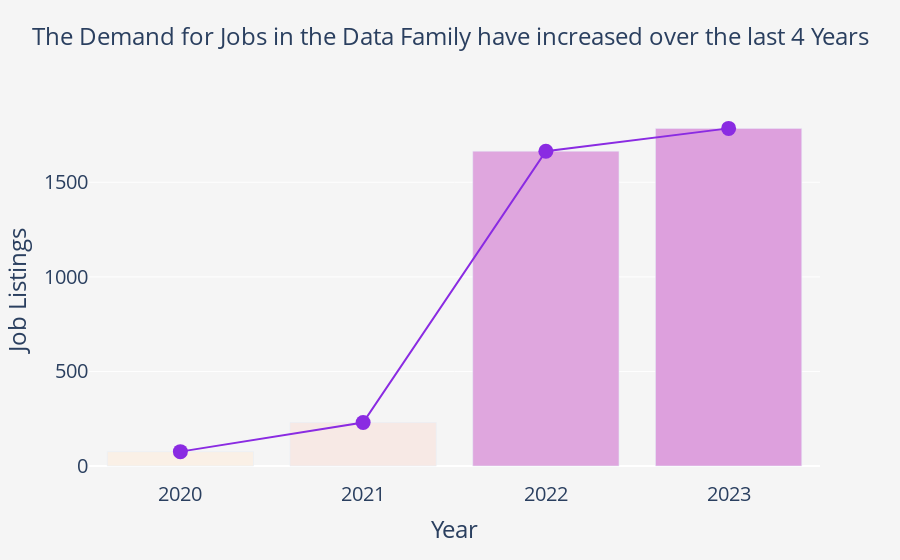

Notebook source saved alongside this figure:
### Markdown cell above
# Growth of Data Jobs Over the Years

This graph visualizes the trends of salaries from 2020 to 2023 which are the years available in the Dataset. 

### Decision Made on the Graph

The title gives the message that i want to communicate.

I chose eto make a line graph to tell that it is a continuous variable that goes over time, in addition it is easy to appreciate the Ups and Downs.

**Thinking Like a Designer**

Even though I know the bars are a redundancy because what I want to explain can be told just by the line, I think that for this graph can be used as a visual aid as well to make a simple thing more obvious. I added the Bar Graphs on the background with a gradient of the same color, starting from color 'Linen' for low values and color 'Plum' for higher values

### Code cell
jobcounts_years = job_listings_per_year = df['work_year'].value_counts().sort_index()

#Colorscale for the bars 
colorscale = [
    [0, 'linen'], 
    [1, 'plum']    
]

fig1 = go.Figure(go.Scatter(
    x=jobcounts_years.index,
    y=jobcounts_years.values,
    mode='lines+markers',
    line=dict(color='blueviolet'),
    marker=dict(symbol='circle',
                size=15,
                color='blueviolet'),
))
# Asked ChatGPT to trace the Bars and make use of the colorscale to change color depending on the value
fig1.add_trace(go.Bar(
    name='bargraph',
    x=jobcounts_years.index,
    y=jobcounts_years.values,
    marker=dict(
        color=jobcounts_years.values,  # Use the values as color data
        colorscale=colorscale,         # Set the color scale
        showscale=False                # Show the color scale legend
    ),  #
))

# Asked Chat GPT to turn the background and Transparent
fig1.update_layout(
    title={
        'text': 'The Demand for Jobs in the Data Family have increased over the last 4 Years',
        'x': 0.5,  # Set the x position to center
        'y': 0.95,  # Adjust the y position if needed
        'xanchor': 'center',
        'yanchor': 'top',
        'font': {'size': 24}  # Increase the title font size
    },
    xaxis_title='Year',
    yaxis_title='Job Listings',
    plot_bgcolor='whitesmoke',  
    paper_bgcolor='whitesmoke',
    xaxis=dict(
        tickfont=dict(size=20),
        title=dict(text='Year', font=dict(size=24))
        ),
    yaxis=dict(
        tickfont=dict(size=20),
        title=dict(text='Job Listings', font=dict(size=24))
        ),
    showlegend=False
)

fig1.show()

### Figure 1 — Plotly figure (JSON) as saved in the notebook; plotly's stock layout.template omitted (floating-point values rounded to 4 significant figures)
{"data": [{"line": {"color": "blueviolet"}, "marker": {"color": "blueviolet", "size": 15, "symbol": "circle"}, "mode": "lines+markers", "type": "scatter", "x": ["2020", "2021", "2022", "2023"], "y": [76, 230, 1664, 1785]}, {"marker": {"color": [76, 230, 1664, 1785], "colorscale": [[0, "linen"], [1, "plum"]], "showscale": false}, "name": "bargraph", "type": "bar", "x": ["2020", "2021", "2022", "2023"], "y": [76, 230, 1664, 1785]}], "layout": {"paper_bgcolor": "whitesmoke", "plot_bgcolor": "whitesmoke", "showlegend": false, "title": {"font": {"size": 24}, "text": "The Demand for Jobs in the Data Family have increased over the last 4 Years", "x": 0.5, "xanchor": "center", "y": 0.95, "yanchor": "top"}, "xaxis": {"tickfont": {"size": 20}, "title": {"font": {"size": 24}, "text": "Year"}}, "yaxis": {"tickfont": {"size": 20}, "title": {"font": {"size": 24}, "text": "Job Listings"}}}}
